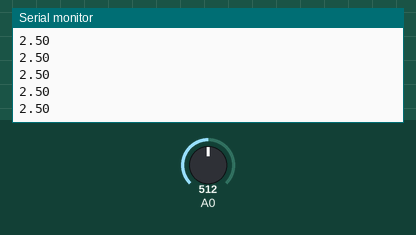
Simulated run of this sketch. Board: Arduino Uno, built with avr-gcc and run on an emulated ATmega328P. On the bench: the last lines printed to the serial monitor. The inputs (shaded band) are chosen by the test bench; at power-on: A0 = 512.

Above: at 1.2 s.
1.3 s: A0 set to 716
At 1.8 s:
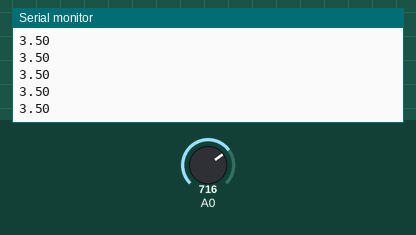
2.8 s: A0 set to 900
At 3.8 s:
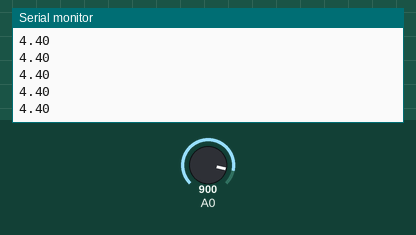
Timing chart, 0 to 5.8 s (numbered marks = the images above; inputs shaded):
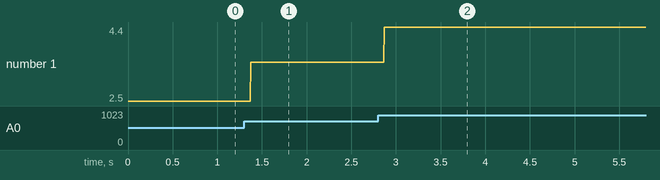

Measured:
- after the input at 1.3 s, the serial monitor: prints a new line after 0.07 s (image 1)
- after the input at 2.8 s, the serial monitor: prints a new line after 0.07 s (image 2)
- plotted number 1: 2.5 → 3.5 after the input at 1.3 s, 3.5 → 4.4 after the input at 2.8 s

The sketch:

lector_voltaje.ino
```cpp
float voltaje;
int valor;
void setup()
{
  Serial.begin(9600);
}
void loop()
{
  valor= analogRead(A0);
  voltaje= valor * (5.0 / 1023.0);
  Serial.println(voltaje);
}
```
